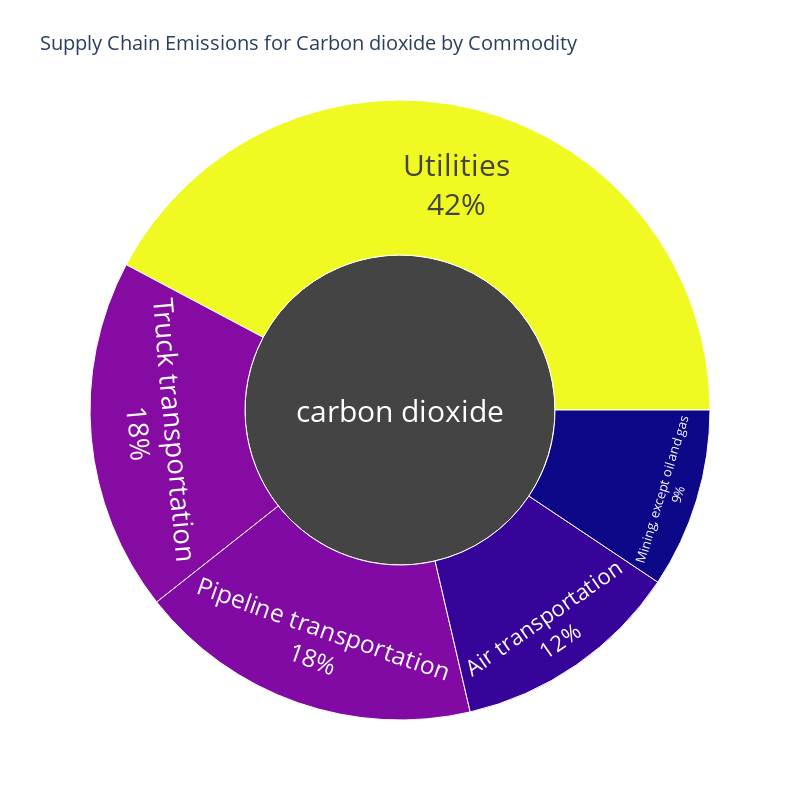

Here is the notebook cell this chart was saved with:
### Markdown cell above
## Sunburst

### Code cell
plot_sunburst_for_substance('carbon dioxide',substance_top_comm)

### Figure 1 — Plotly figure (JSON) as saved in the notebook; plotly's stock layout.template omitted (floating-point values rounded to 4 significant figures)
{"data": [{"branchvalues": "total", "labels": ["Utilities", "Truck transportation", "Pipeline transportation", "Air transportation", "Mining, except oil and gas"], "marker": {"colors": [22.6, 9.845, 9.632, 6.418, 5.013]}, "parents": ["carbon dioxide", "carbon dioxide", "carbon dioxide", "carbon dioxide", "carbon dioxide"], "textfont": {"size": 30}, "textinfo": "label+percent entry", "type": "sunburst", "values": [22.6, 9.845, 9.632, 6.418, 5.013]}], "layout": {"height": 800, "title": {"font": {"size": 20}, "text": "Supply Chain Emissions for Carbon dioxide by Commodity"}, "width": 800}}
